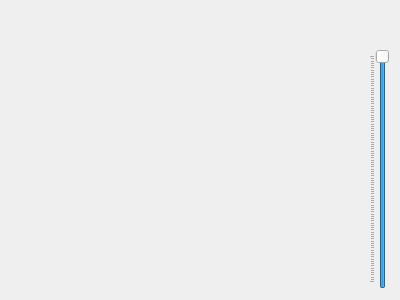
<?xml version="1.0" encoding="UTF-8"?>
<ui version="4.0">
 <class>UserView</class>
 <widget class="QWidget" name="UserView">
  <property name="geometry">
   <rect>
    <x>0</x>
    <y>0</y>
    <width>400</width>
    <height>300</height>
   </rect>
  </property>
  <property name="windowTitle">
   <string>Form</string>
  </property>
  <layout class="QGridLayout" name="gridLayout">
   <item row="1" column="1">
    <widget class="QSlider" name="volumeSlider">
     <property name="maximum">
      <number>100</number>
     </property>
     <property name="singleStep">
      <number>1</number>
     </property>
     <property name="value">
      <number>100</number>
     </property>
     <property name="orientation">
      <enum>Qt::Vertical</enum>
     </property>
     <property name="tickPosition">
      <enum>QSlider::TicksAbove</enum>
     </property>
     <property name="tickInterval">
      <number>1</number>
     </property>
    </widget>
   </item>
   <item row="0" column="0" colspan="2">
    <widget class="QWidget" name="horizontalWidget" native="true">
     <property name="sizePolicy">
      <sizepolicy hsizetype="Preferred" vsizetype="Maximum">
       <horstretch>0</horstretch>
       <verstretch>0</verstretch>
      </sizepolicy>
     </property>
     <property name="maximumSize">
      <size>
       <width>16777215</width>
       <height>16777215</height>
      </size>
     </property>
     <layout class="QHBoxLayout" name="horizontalLayout">
      <item>
       <widget class="QLabel" name="usernameLabel">
        <property name="text">
         <string/>
        </property>
       </widget>
      </item>
      <item>
       <widget class="QLabel" name="pingLabel">
        <property name="text">
         <string/>
        </property>
        <property name="alignment">
         <set>Qt::AlignRight|Qt::AlignTrailing|Qt::AlignVCenter</set>
        </property>
       </widget>
      </item>
     </layout>
    </widget>
   </item>
   <item row="1" column="0">
    <layout class="QVBoxLayout" name="instrumentView"/>
   </item>
  </layout>
 </widget>
 <resources/>
 <connections/>
</ui>
